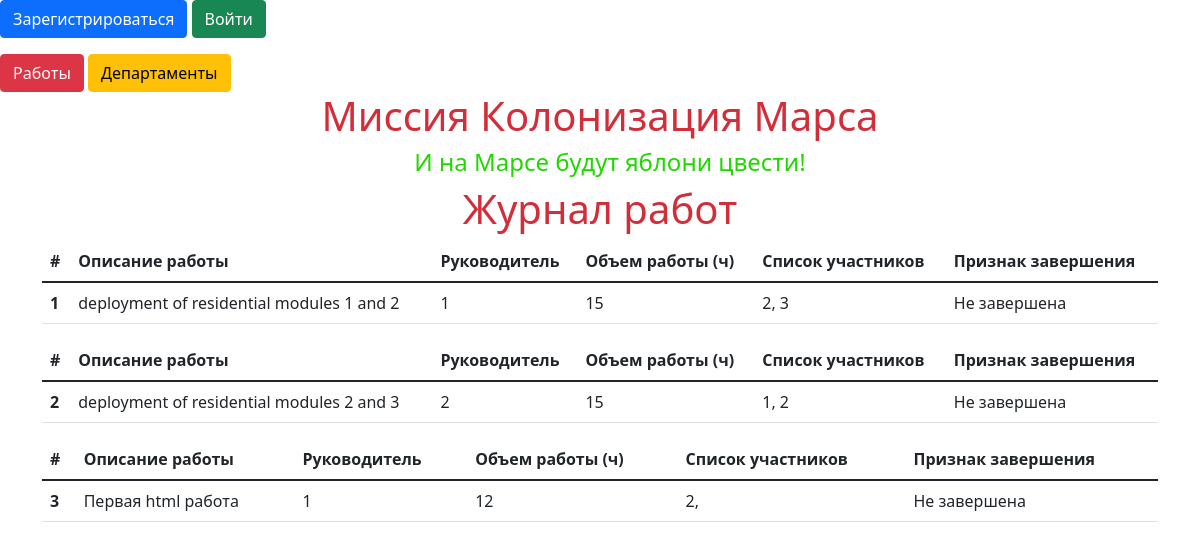
The app's page /index, older data.
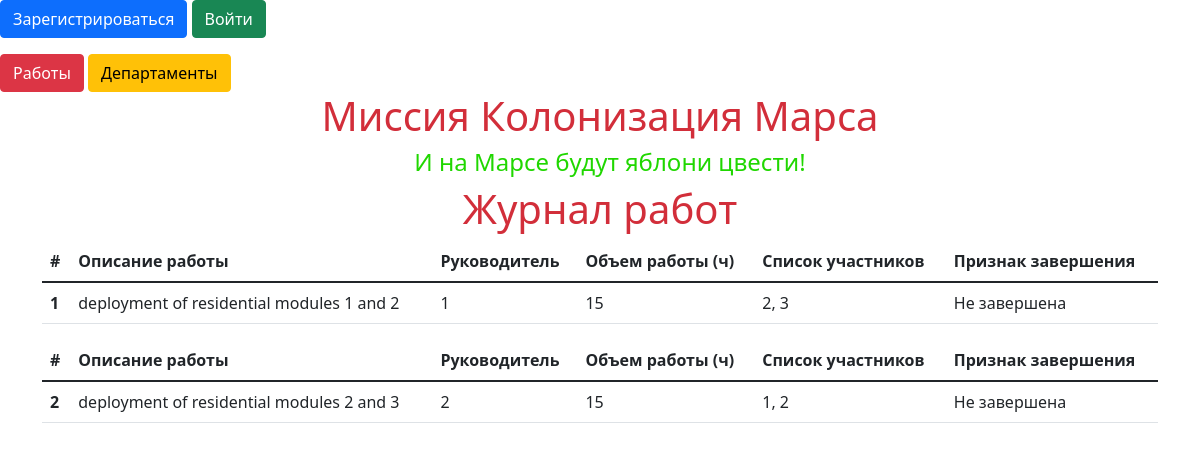
The same page, newer data.
### data/jobs.py (models this page shows, shortened)
class Jobs(SqlAlchemyBase, SerializerMixin):
    __tablename__ = 'jobs'
    id = sqlalchemy.Column(sqlalchemy.Integer,
                           primary_key=True, autoincrement=True)
    team_leader = sqlalchemy.Column(sqlalchemy.Integer,
                                    sqlalchemy.ForeignKey("users.id"))
    job = sqlalchemy.Column(sqlalchemy.String, nullable=True)
    work_size = sqlalchemy.Column(sqlalchemy.Integer, nullable=True)
    collaborators = sqlalchemy.Column(sqlalchemy.String, nullable=True)
    start_date = sqlalchemy.Column(sqlalchemy.DateTime)
    end_date = sqlalchemy.Column(sqlalchemy.DateTime, nullable=True)
    is_finished = sqlalchemy.Column(sqlalchemy.Boolean)
    user = orm.relation('User')

### mars3.py (the view)
@app.route("/")
@app.route("/index")
def index():
    db_sess = db_session.create_session()
    jobs = db_sess.query(Jobs).all()  # filter(News.is_private != True)
    return render_template("index.html", jobs=jobs)

### data/db_session.py (called while the page is built)
def create_session() -> Session:
    global __factory
    return __factory()

### templates/index.html (shortened to what this page needs)
{% extends "base.html" %}
{% block content %}
<h1  class="text-center">Журнал работ</h1>
{% for item in jobs %}
<table class="table">
  <thead class="thead-light">
    <tr>
      <th scope="col">#</th>
      <th scope="col">Описание работы</th>
      <th scope="col">Руководитель</th>
      <th scope="col">Объем работы (ч)</th>
      <th scope="col">Список участников</th>
      <th scope="col">Признак завершения</th>
    </tr>
  </thead>
  <tbody>
    <tr>
      <th scope="row">{{item.id}}</th>
        <td>{{ item.job }}</td>
        <td>{{ item.team_leader }}</td>
        <td>{{ item.work_size }}</td>
        <td>{{ item.collaborators }}</td>
        <td>{% if item.is_finished %} Завершена {% else %} Не завершена {% endif %}</td>
    </tr>
  </tbody>
</table>
{% endfor %}
{% endblock %}

Row changes from the older to the newer data that the page shows:
removed Jobs: id "3", job "Первая html работа", team_leader "1", work_size "12", collaborators "2,", is_finished "Не завершена"
